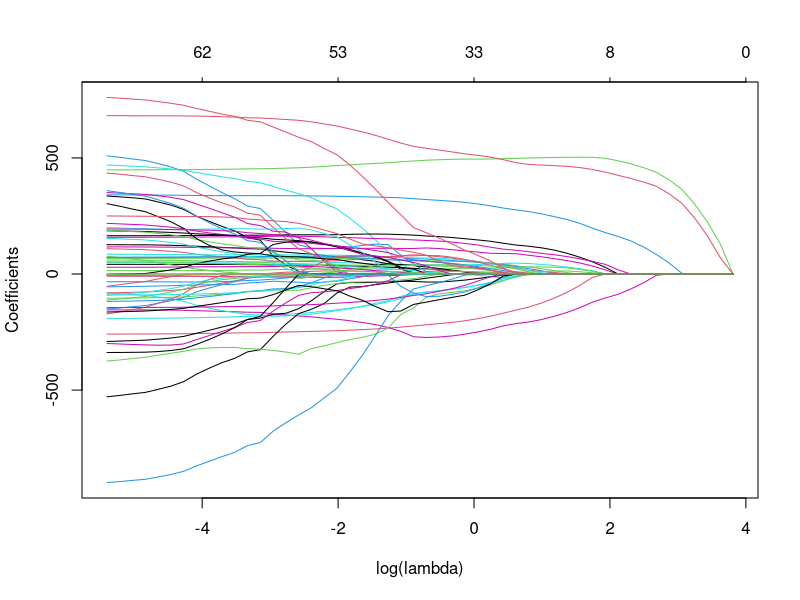
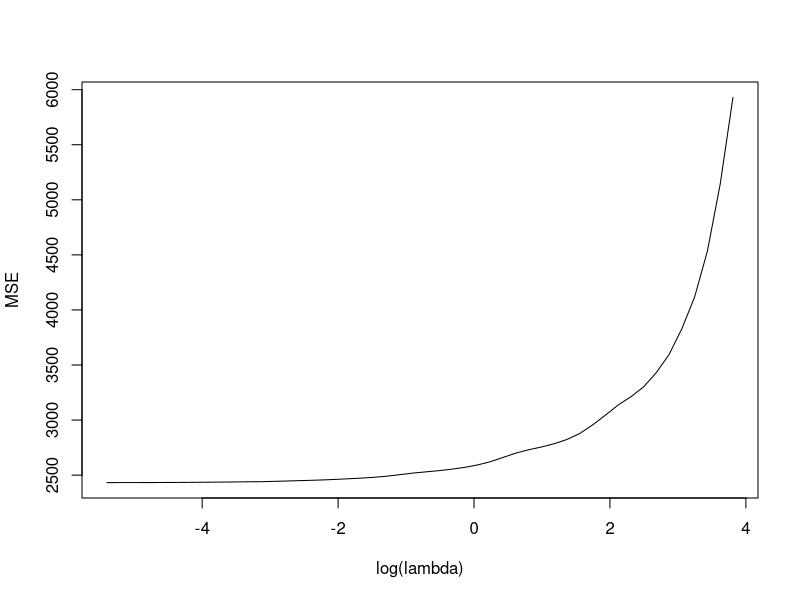
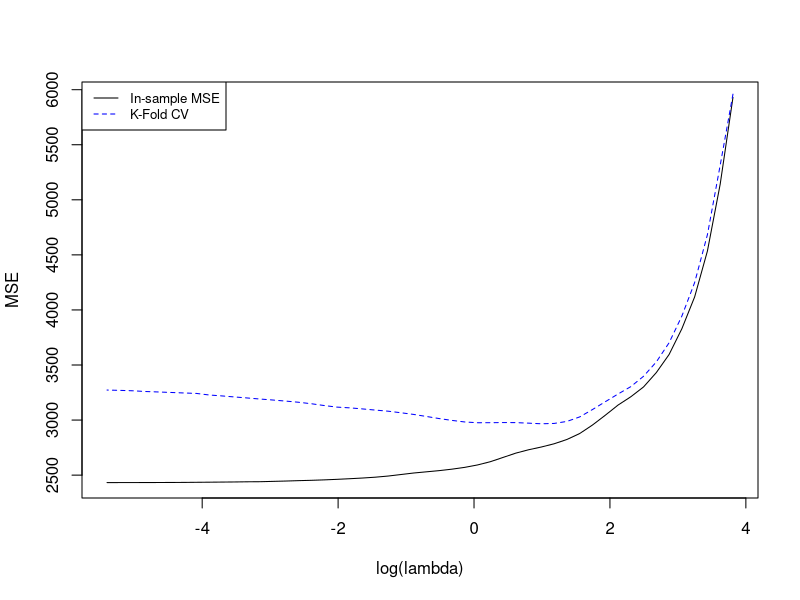
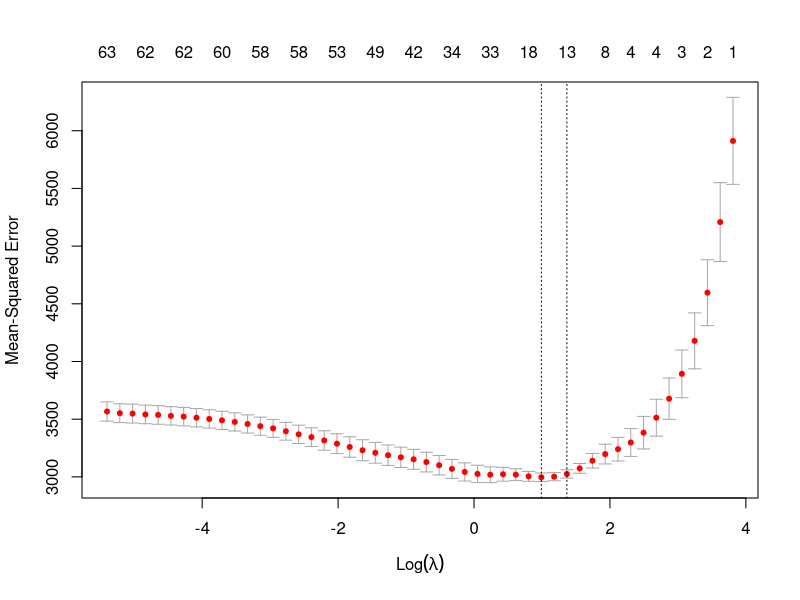
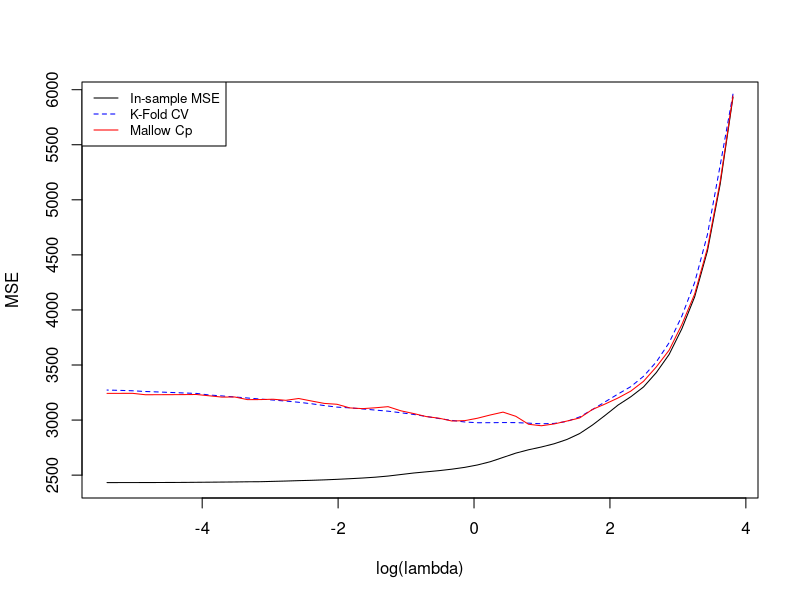

Recreate these plots in R, in order.
## ---- chunk 1
library(glmnet)
set.seed(1234)

# Load Diabetes Data
X = read.csv('diabetesX.csv')
X = as.matrix(X) 
Y = read.csv('diabetesY.csv',header=F)
Y = Y[,1]

N <- 50 # Number of lambdas
fit <- glmnet(X, Y, alpha = 1, nlambda = N)
plot(fit, xvar = 'lambda', xlab = 'log(lambda)')
## ---- chunk 2
# In-sample mean square prediction error (MSE)
Y.prediction <- predict.glmnet(fit, newx = X)
MSE <- array(NA, dim = N)
for (i in 1:N){
  MSE[i] <- mean((Y.prediction[,i] - Y)^2)
}

plot(log(fit$lambda), MSE, type = "l", xlab = 'log(lambda)')
## ---- chunk 3
K_fold <- function(X, Y, K, lambda){
  # Compute the K-fold Cross-Validation
  # Input:
  # X = features (matrix M x P)
  # y = vector of observations (vector M)
  # K = number of folds (constant, typically 5 or 10)
  # lambda = set of complexity parameters (vector N)
  # Output:
  # MSE = Mean Square Error (vector N)
  
  # We split the data into K roughly equal-sized parts 
  # using an indexing function
  partition <- cut(1:dim(X)[1], breaks = K, labels=FALSE)
  # Randomization
  partition <- sample(partition)
  
  N <- length(lambda)
  MSE <- array(NA, dim = c(K, N))
  for (i in 1:K){
    validation <- partition == i  # Validation Kth part
    X.validation <- X[validation,]
    Y.validation <- Y[validation]
    train <- !validation  # Train part
    X.train <- X[train,]
    Y.train <- Y[train]
    fit <- glmnet(X.train, Y.train, alpha = 1, lambda = lambda)
    Y.prediction <- predict.glmnet(fit, newx = X.validation)
    for (j in 1:N){
      MSE[i, j] <- mean(((Y.prediction[,j] - Y.validation)^2))
    }
  }
  colMeans(MSE)
}
## ---- chunk 4
# Applying the cross validation using K-fold function
K <- 5 
MSE_Kfold <- K_fold(X, Y, K, fit$lambda)

plot(log(fit$lambda), MSE, type = "l", xlab = 'log(lambda)')
points(log(fit$lambda), MSE_Kfold, type="l", col="blue",lty=2)
legend('topleft',legend = c('In-sample MSE','K-Fold CV'), 
       col=c("black", "blue"), lty=1:2, cex=0.8)
## ---- chunk 5
# Sanity Check for K-fold CV
MSE_check <- cv.glmnet(X, Y, lambda = fit$lambda, nfolds = K)
plot(MSE_check)

## ---- chunk 6
# Collin Mallows's Cp Statistic
Cp_Mallows <- function(X, Y, lambda){
  # Compute the Collin Mallows's Cp Statistic
  # Input:
  # X = features (matrix M x P)
  # y = vector of observations (vector M)
  # lambda = set of complexity parameters (vector N)
  # Output:
  # Cp = Collin Mallows's Cp Statistic (vector N)
  
  N <- length(lambda)
  M <- dim(X)[1]
  P <- dim(X)[2]
  # Obtain the unbiased sigma-square from the OLS
  fit <- glmnet(X, Y, alpha = 1, lambda = 0)
  Y.OLS <- predict.glmnet(fit, newx = X)
  sigma.square <- sum((Y - Y.OLS) ^ 2) / (M - P)
  # In-sample mean square prediction error
  fit <- glmnet(X, Y, alpha = 1, lambda = lambda)
  Y.prediction <- predict.glmnet(fit, newx = X)
  MSE <- array(NA, dim = N)
  for (i in 1:N){
    MSE[i] <- mean((Y.prediction[,i] - Y)^2)
  }
  # Estimate the Cp Statistics
  MSE + 2 * (fit$df / M) * sigma.square
}
## ---- chunk 7
# Applying the Collin Mallows's Cp Statistic function
MSE_Cp <- Cp_Mallows(X, Y, fit$lambda)

plot(log(fit$lambda), MSE, type = "l", xlab = 'log(lambda)')
points(log(fit$lambda), MSE_Kfold, type="l", col="blue",lty=2)
points(log(fit$lambda), MSE_Cp, type="l", col="red")
legend('topleft',legend = c('In-sample MSE','K-Fold CV','Mallow Cp'), 
       col=c("black", "blue","red"), lty=1:2, cex=0.8)
